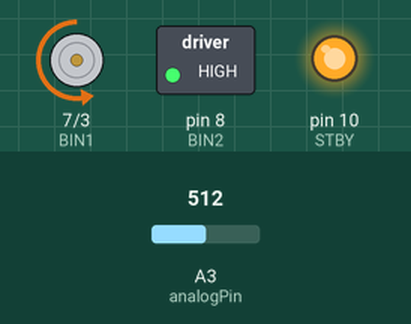
Simulated run of this sketch. Board: Arduino Uno, built with avr-gcc and run on an emulated ATmega328P. On the bench: direction and speed pins drawn as motors (green arrow = direction pin HIGH = forward, orange = LOW = backward, longer = more drive, stopped while the standby pin is LOW), switched loads named in the sketch (green lamp = pin HIGH), output pins drawn as LEDs (lit = HIGH). The inputs (shaded band) are chosen by the test bench; at power-on: A3 (analogPin) = 512.

Above: at 1.2 s.
1.3 s: A3 (analogPin) set to 716
At 2.0 s:
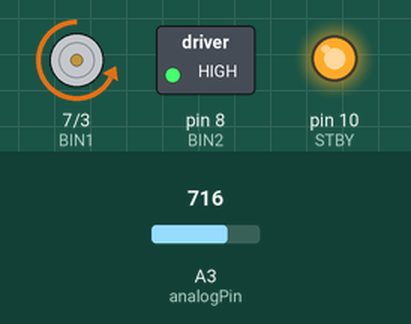
2.8 s: A3 (analogPin) set to 900
At 3.2 s:
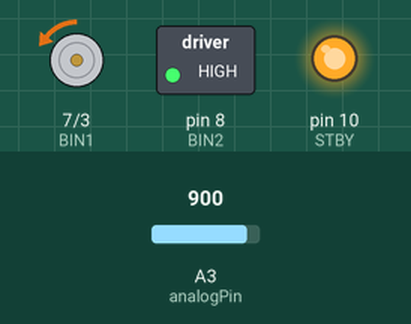
4.3 s: A3 (analogPin) set to 306
At 5.5 s:
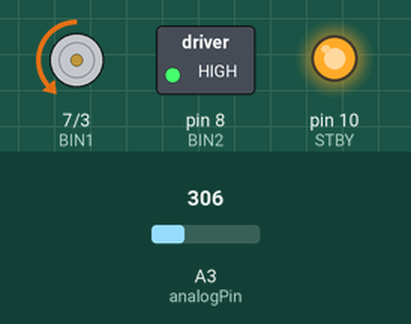
5.8 s: A3 (analogPin) set to 0
At 6.7 s:
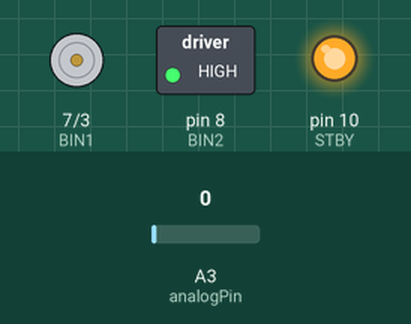
7.3 s: A3 (analogPin) set to 511
At 7.8 s:
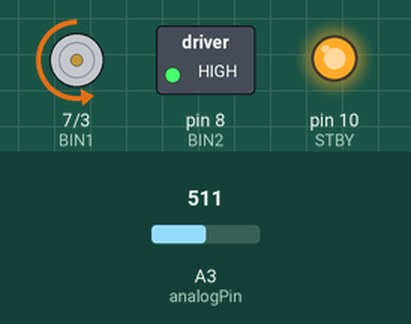
Timing chart, 0 to 9.8 s (numbered marks = the images above; inputs shaded):
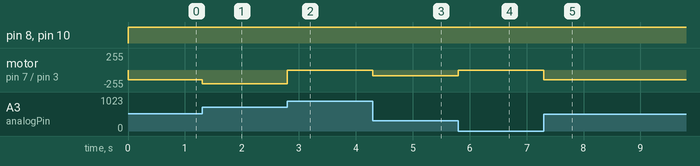

The sketch:

servo_motor.ino
```cpp
//motor A connected between A01 and A02
//motor B connected between B01 and B02

int STBY = 10; //standby

//Motor B
int PWMB = 3; //Speed control
int BIN1 = 7; //Direction
int BIN2 = 8; //Direction

int analogPin = 3;
float val = 0;
float adj_val = 0;

void setup(){
  //Serial.begin(9600);              //  setup serial

  pinMode(STBY, OUTPUT);

  pinMode(PWMB, OUTPUT);
  pinMode(BIN1, OUTPUT);
  pinMode(BIN2, OUTPUT);
}

void loop(){
  val = analogRead(analogPin);     // read the input pin
  adj_val = (val/885)*255;
  //Serial.println(adj_val);
  int result = adj_val;
  move(1, result, 0); //motor 1, full speed, left
  //move(2, 255, 1); //motor 2, full speed, left

  //delay(1000); //go for 1 second
  //stop(); //stop
  //delay(250); //hold for 250ms until move again

  //move(1, 128, 0); //motor 1, half speed, right
  //move(2, 128, 0); //motor 2, half speed, right

  //delay(1000);
  //stop();
  //delay(250);
}

void move(int motor, int speed, int direction){
  //Move specific motor at speed and direction
  //motor: 0 for B 1 for A
  //speed: 0 is off, and 255 is full speed
  //direction: 0 clockwise, 1 counter-clockwise

  digitalWrite(STBY, HIGH); //disable standby

  boolean inPin1 = LOW;
  boolean inPin2 = HIGH;

  if(direction == 1){
    inPin1 = HIGH;
    inPin2 = LOW;
  }
  digitalWrite(BIN1, inPin1);
  digitalWrite(BIN2, inPin2);
  analogWrite(PWMB, speed);
}

/*void stop(){
  //enable standby
  digitalWrite(STBY, LOW);
}*/
```

Measured:
- after the input at 1.3 s, motor on pin 7 (BIN1) / pin 3 (PWMB): backward 147/255 → backward 206/255 at once
- after the input at 2.8 s, motor on pin 7 (BIN1) / pin 3 (PWMB): backward 206/255 → backward 3/255 at once
- after the input at 4.3 s, motor on pin 7 (BIN1) / pin 3 (PWMB): backward 3/255 → backward 88/255 at once
- after the input at 5.8 s, motor on pin 7 (BIN1) / pin 3 (PWMB): backward 88/255 → stopped at once
- after the input at 7.3 s, motor on pin 7 (BIN1) / pin 3 (PWMB): stopped → backward 147/255 at once
